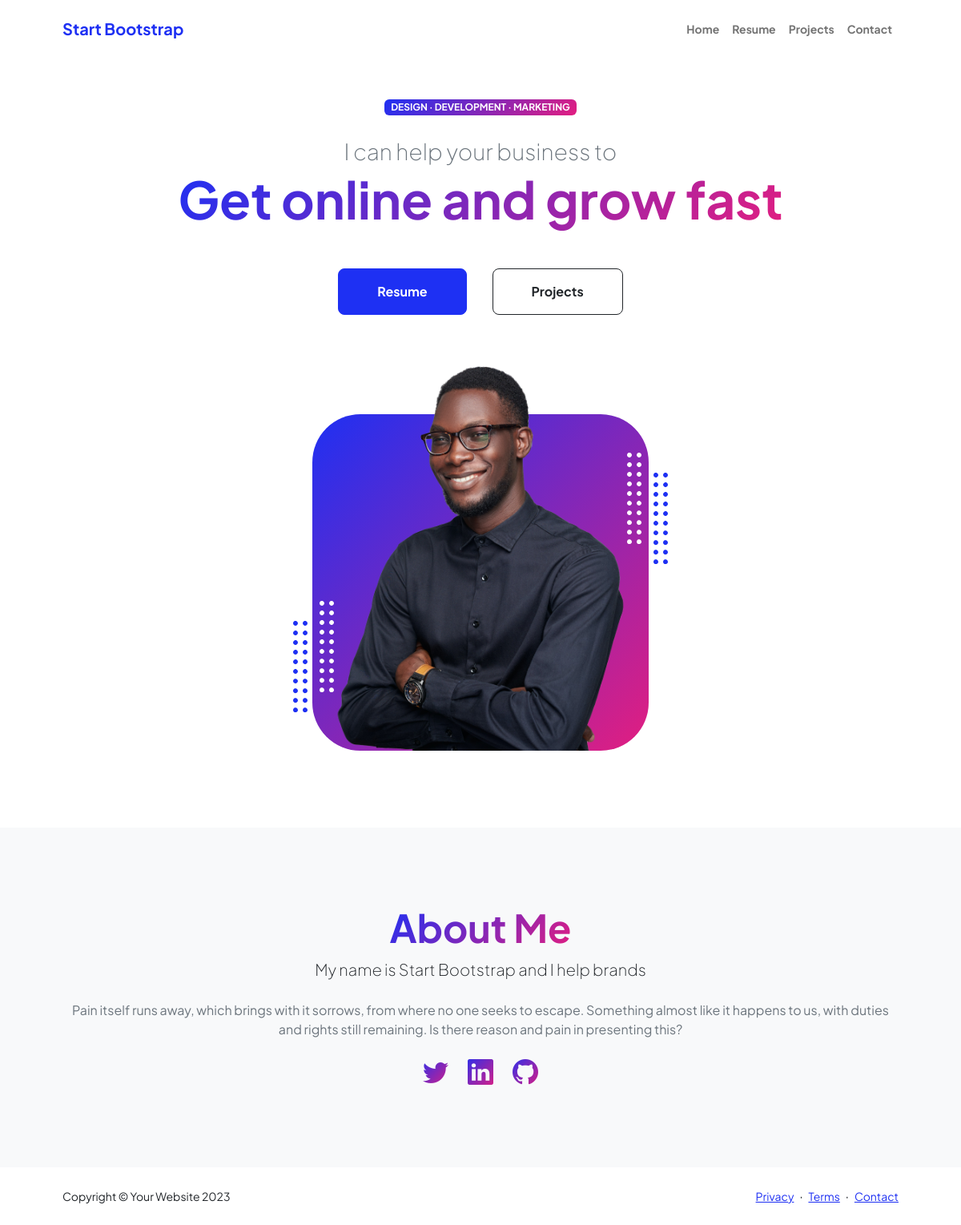
The page / on the database its author committed.
### home/models.py (models this page shows, shortened)
class HomePage(models.Model):
    label=models.CharField(max_length=100)
    mini_title=models.CharField(max_length=120)
    main_title=models.CharField(max_length=255)
    Photo=models.ImageField()
    about_title=models.CharField(max_length=255)
    about_description=models.TextField()

### home/views.py (the view)
# urls.py: path('',HomePageView.as_view(),name='home'),
class HomePageView(generic.TemplateView):
   template_name='index.html'
   def get_context_data(self, **kwargs):
      data=super().get_context_data(**kwargs)
      instance=HomePage.objects.first()
      data["object"]=instance
      return data

### templates/index.html (shortened to what this page needs)
{% extends 'base.html'%}
{% block content %}
            <header class="py-5">
                <div class="container px-5 pb-5">
                    <div class="row gx-5 align-items-center">
                        <div class="col-xxl-5">
                            <div class="text-center text-xxl-start">
                                <div class="badge bg-gradient-primary-to-secondary text-white mb-4"><div class="text-uppercase">{{object.label}}</div></div>
                                <div class="fs-3 fw-light text-muted">{{object.mini_title}}</div>
                                <h1 class="display-3 fw-bolder mb-5"><span class="text-gradient d-inline">{{object.main_title}}</span></h1>
                                <div class="d-grid gap-3 d-sm-flex justify-content-sm-center justify-content-xxl-start mb-3">
                                    <a class="btn btn-primary btn-lg px-5 py-3 me-sm-3 fs-6 fw-bolder" href="{% url 'resume' %}">Resume</a>
                                    <a class="btn btn-outline-dark btn-lg px-5 py-3 fs-6 fw-bolder" href="{% url 'project' %}">Projects</a>
                                </div>
                            </div>
                        </div>
                        <div class="col-xxl-7">
                            <div class="d-flex justify-content-center mt-5 mt-xxl-0">
                                <div class="profile bg-gradient-primary-to-secondary">
                                    <img class="profile-img" src="{{ object.Photo.url }}" alt="..." />
                                    <div class="dots-1">
                                    </div>
                                    <div class="dots-2">
                                    </div>
                                    <div class="dots-3">
                                    </div>
                                    <div class="dots-4">
                                    </div>
                                </div>
                            </div>
                        </div>
                    </div>
                </div>
            </header>
            <section class="bg-light py-5">
                <div class="container px-5">
                    <div class="row gx-5 justify-content-center">
                        <div class="col-xxl-8">
                            <div class="text-center my-5">
                                <h2 class="display-5 fw-bolder"><span class="text-gradient d-inline">About Me</span></h2>
                                <p class="lead fw-light mb-4">{{object.about_title}}</p>
                                <p class="text-muted">{{object.about_description}}</p>
                                <div class="d-flex justify-content-center fs-2 gap-4">
                                    <a class="text-gradient" href="#!"><i class="bi bi-twitter"></i></a>
                                    <a class="text-gradient" href="#!"><i class="bi bi-linkedin"></i></a>
                                    <a class="text-gradient" href="#!"><i class="bi bi-github"></i></a>
                                </div>
                            </div>
                        </div>
                    </div>
                </div>
            </section>
{% endblock %}

### templates/base.html (shortened to what this page needs)
<!DOCTYPE html>
<html lang="en">
<head>
    <link href="https://cdn.jsdelivr.net/npm/bootstrap-icons@1.8.1/font/bootstrap-icons.css" rel="stylesheet" />
    <link href="/static/css/styles.css" rel="stylesheet" />
</head>
<body class="d-flex flex-column h-100">
    <main class="flex-shrink-0">
        <nav class="navbar navbar-expand-lg navbar-light bg-white py-3">
            <div class="container px-5">
                <a class="navbar-brand" href="index.html"><span class="fw-bolder text-primary">Start
                        Bootstrap</span></a>
                <div class="collapse navbar-collapse" id="navbarSupportedContent">
                    <ul class="navbar-nav ms-auto mb-2 mb-lg-0 small fw-bolder">
                        <li class="nav-item"><a class="nav-link" href="{% url 'home' %}">Home</a></li>
                        <li class="nav-item"><a class="nav-link" href="{% url 'resume' %}">Resume</a></li>
                        <li class="nav-item"><a class="nav-link" href="{% url 'project' %}">Projects</a></li>
                        <li class="nav-item"><a class="nav-link" href="{% url 'contact' %}">Contact</a></li>
                    </ul>
                </div>
            </div>
        </nav>
        {% block content %}
        {% endblock %}
    </main>
    <footer class="bg-white py-4 mt-auto">
        <div class="container px-5">
            <div class="row align-items-center justify-content-between flex-column flex-sm-row">
                <div class="col-auto">
                    <div class="small m-0">Copyright &copy; Your Website 2023</div>
                </div>
                <div class="col-auto">
                    <a class="small" href="#!">Privacy</a>
                    <span class="mx-1">&middot;</span>
                    <a class="small" href="#!">Terms</a>
                    <span class="mx-1">&middot;</span>
                    <a class="small" href="{% url 'contact' %}">Contact</a>
                </div>
            </div>
        </div>
    </footer>
</body>
</html>

### rows shown on the page
HomePage: label "DESIGN · DEVELOPMENT · MARKETING", mini_title "I can help your business to", main_title "Get online and grow fast", Photo (placeholder picture), about_title "My name is Start Bootstrap and I help brands", about_description "Pain itself runs away, which brings with it sorrows, from where no one seeks to escape. Something almost like it happens to us, with duties and rights still remaining. Is there reason and pain in presenting this?"
